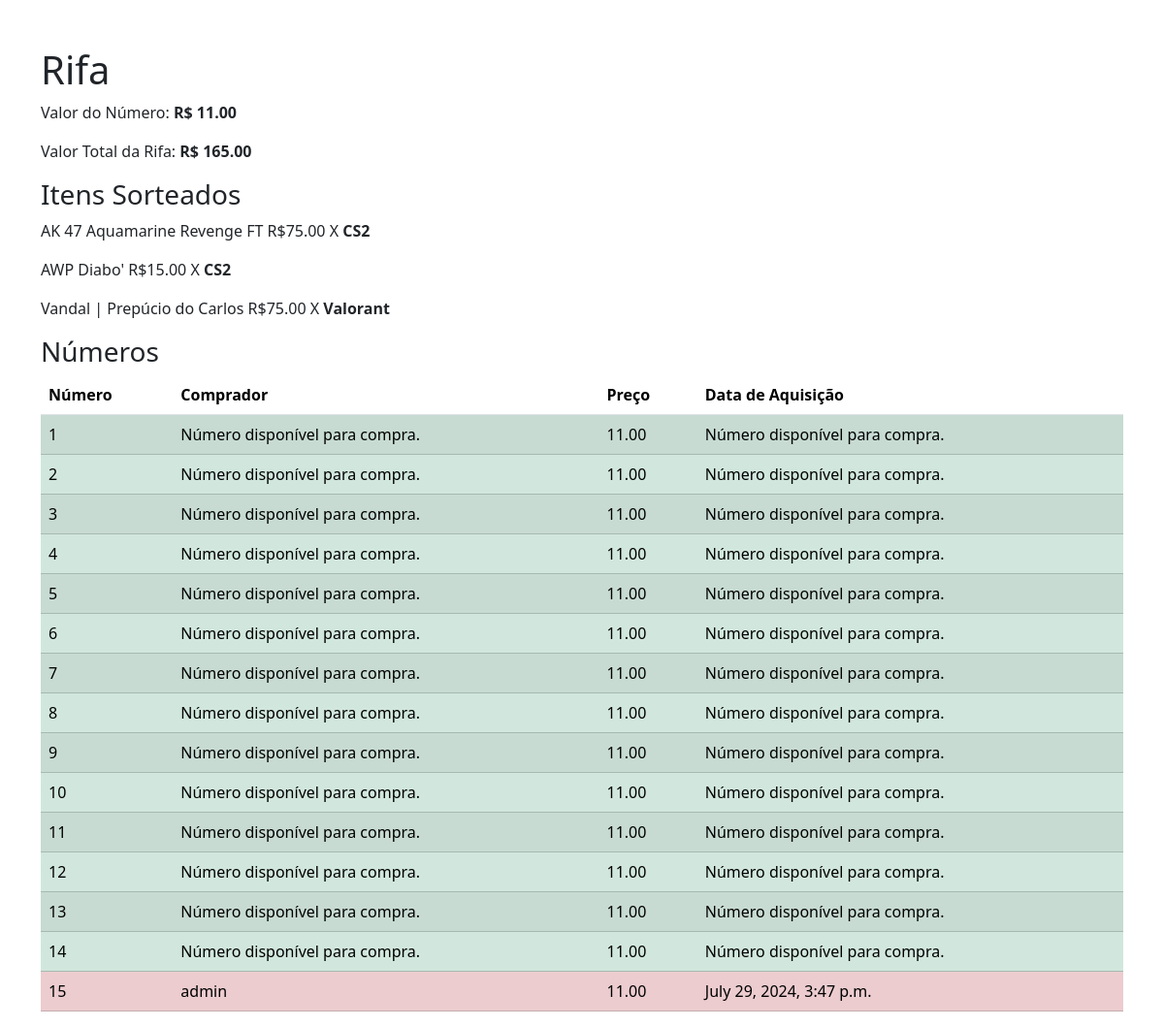
Before: /rifa/43/1 with the older database file.
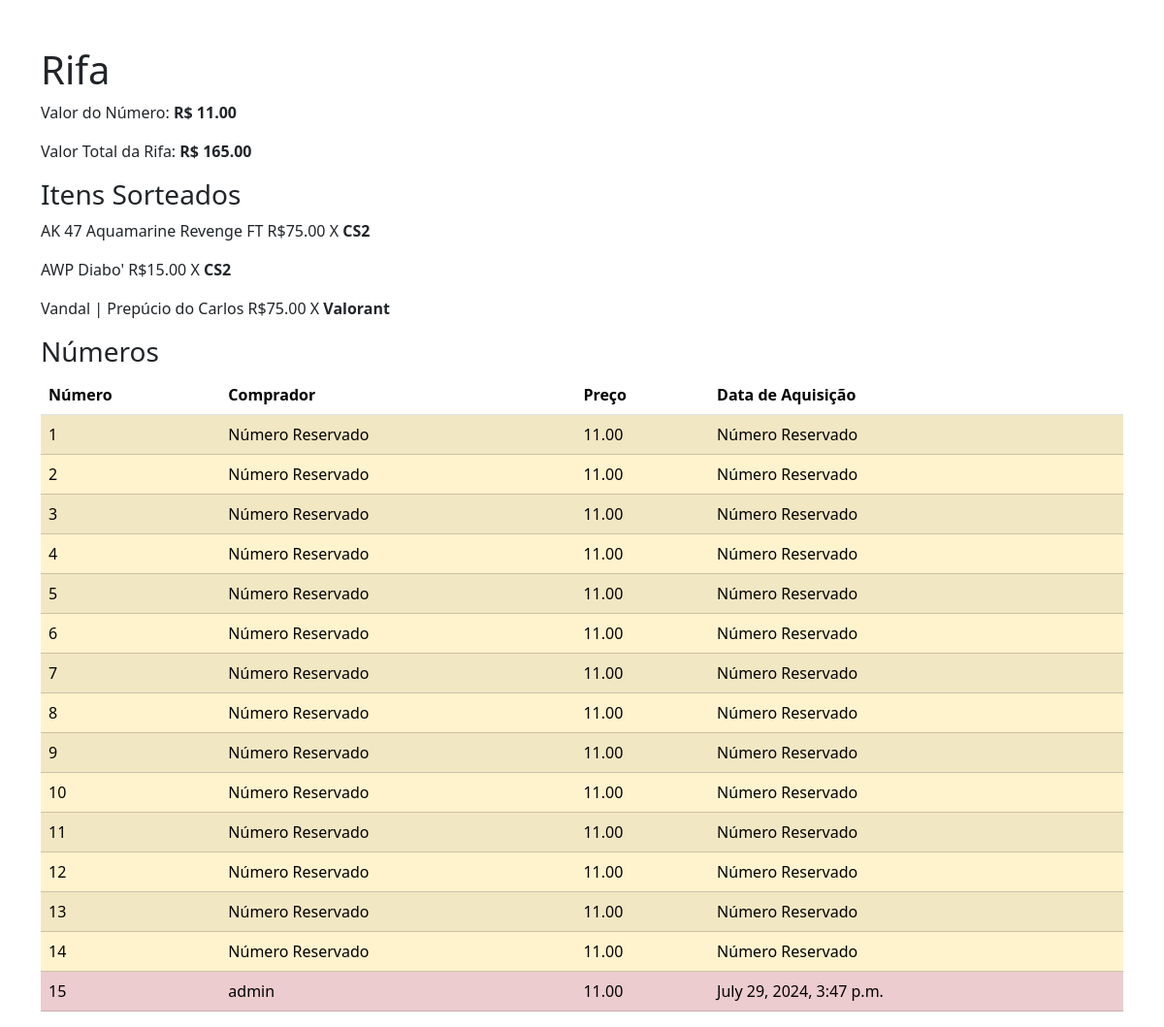
After: the same page with the newer database file.
### rifa/models.py (models this page shows, shortened)
class Rifa(models.Model):
    items = models.ManyToManyField('item.Item', related_name='rifas')
    valor_rifa = models.DecimalField(max_digits=10, decimal_places=2, null=True, blank=True)
    quantidade_numeros = models.IntegerField(null=True, blank=True, default=0)
    numeros = models.ManyToManyField(NumeroVendido, related_name='numeros', null=True, blank=True)
    quantidade_numeros_vendidos = models.IntegerField(null=True, blank=True, default=0)
    valor_numero = models.DecimalField(max_digits=10, decimal_places=2, null=True, blank=True)
    data_inicio = models.DateTimeField(auto_now_add=True)
    ativa = models.BooleanField(default=True)
    numeros_ganhadores = models.ManyToManyField(NumeroVendido, related_name='ganhadores', blank=True)
    arrumado = models.BooleanField(default=False)
    def get_valor_total(self):
        self.valor_rifa = sum(self.items.all().values_list('valor', flat=True))
    def get_valor_numero(self):
        if self.quantidade_numeros > 0:
            self.valor_numero = self.valor_rifa / self.quantidade_numeros
    def get_quantia_numeros_vendidos(self):
        return self.numeros.filter(data_aquisicao__isnull=False).count()
    def save(self, *args, **kwargs):
        if self.pk:
            self.get_valor_total()
            self.get_valor_numero()
            self.quantidade_numeros_vendidos = self.get_quantia_numeros_vendidos()
        super().save(*args, **kwargs)

class NumeroVendido(models.Model):
    numero = models.IntegerField()
    comprador = models.ForeignKey('auth.User', on_delete=models.CASCADE, null=True, blank=True)
    data_aquisicao = models.DateTimeField(blank=True, null=True)
    rifa_relacionada = models.ForeignKey('Rifa', on_delete=models.CASCADE, null=True, blank=True)
    status = models.CharField(
        max_length=1,
        choices=[
            ('D', 'Disponível'),
            ('V', 'Vendido'),
            ('R', 'Reservado'),
        ],
        default='D'
    )

### item/models.py (models this page shows)
class Item(models.Model):
    nome = models.CharField(max_length=255)
    descricao = models.TextField(null=True, blank=True)
    valor = models.DecimalField(max_digits=10, decimal_places=2)
    quantidade = models.IntegerField()
    imagem = models.ImageField(upload_to='item', null=True, blank=True)
    mercado_relacionado = models.CharField(max_length=255)
    def __str__(self):
        return self.nome

### rifa/views.py (the view)
# urls.py: re_path(r'^rifa/(?P<rifa_id>\d+)/(?P<refresh>\d+)?$', views.rifa, name='rifa'),
def rifa(request, rifa_id, refresh=None):
    rifa = get_object_or_404(Rifa, id=rifa_id)
    rifa = Rifa.objects.get(id=rifa_id)
    rifa.save()
    numeros = NumeroVendido.objects.filter(rifa_relacionada=rifa)
    if refresh is None:
        refresh = 0
    return render(request, "rifa/rifa.html", {"rifa": rifa, "Numeros": numeros, 'refresh': refresh})

### rifa/templates/rifa/rifa.html (shortened to what this page needs)
<!DOCTYPE html>
<html lang="pt-br">
<head>
    <link href="https://cdn.jsdelivr.net/npm/bootstrap@5.3.3/dist/css/bootstrap.min.css" rel="stylesheet">
</head>
<body>
    <div class="container mt-5">
        <h1>Rifa</h1>
        <p>Valor do Número: <strong>R$ {{ rifa.valor_numero }} </strong> </p>
        <p>Valor Total da Rifa: <strong> R$ {{ rifa.valor_rifa }} </strong> </p>
        <h3>Itens Sorteados</h3>
        {% for item in rifa.items.all %}
            <p>{{ item }} R$<span>{{ item.valor }}</span> X <strong> {{item.mercado_relacionado}} </strong> </p>
        {% endfor %}
        <h3>Números</h3>
        <table class="table table-striped">
            <thead>
                <tr>
                    <th scope="col">Número</th>
                    <th scope="col">Comprador</th>
                    <th scope="col">Preço</th>
                    <th scope="col">Data de Aquisição</th>
                </tr>
            </thead>
            <tbody>
                {% for numero in Numeros %}
                <tr class="{% if numero.status != 'V' and numero.status != 'R' %}clickable-row{% endif %} {% if numero.status == 'V' %}table-danger{% elif numero.status == 'R' %}table-warning{% else %}table-success{% endif %}"
                    hx-get="{% url 'numero_detail' numero.id %}"
                    hx-target="#itemModal .modal-body"
                    hx-trigger="click"
                    data-bs-toggle="modal"
                    data-bs-target="#itemModal"
                    data-numero-id="{{ numero.id }}">
                    <td>{{ numero.numero }}</td>
                    {% if numero.comprador %}
                        <td>{{ numero.comprador }}</td>
                    {% elif numero.status == 'R' %}
                        <td> Número Reservado </td>
                    {% else %}
                        <td>Número disponível para compra.</td>
                    {% endif %}
                    <td>{{ rifa.valor_numero }}</td>
                    {% if numero.data_aquisicao %}
                        <td>{{ numero.data_aquisicao }}</td>
                    {% elif numero.status == 'R' %}
                        <td> Número Reservado </td>
                    {% else %}
                        <td>Número disponível para compra.</td>
                    {% endif %}
                </tr>
                {% empty %}
                <tr>
                    <td colspan="4" class="text-center">Não há números vendidos</td>
                </tr>
                {% endfor %}
            </tbody>
        </table>
    </div>
</body>
</html>

Changed rows visible on the page:
changed NumeroVendido (number 1 of 15 on the later page): status "Número disponível para compra. Número disponível para compra." → "Número Reservado Número Reservado"
changed NumeroVendido (number 2 of 15 on the later page): status "Número disponível para compra. Número disponível para compra." → "Número Reservado Número Reservado"
changed NumeroVendido (number 3 of 15 on the later page): status "Número disponível para compra. Número disponível para compra." → "Número Reservado Número Reservado"
changed NumeroVendido (number 4 of 15 on the later page): status "Número disponível para compra. Número disponível para compra." → "Número Reservado Número Reservado"
changed NumeroVendido (number 5 of 15 on the later page): status "Número disponível para compra. Número disponível para compra." → "Número Reservado Número Reservado"
changed NumeroVendido (number 6 of 15 on the later page): status "Número disponível para compra. Número disponível para compra." → "Número Reservado Número Reservado"
changed NumeroVendido (number 7 of 15 on the later page): status "Número disponível para compra. Número disponível para compra." → "Número Reservado Número Reservado"
changed NumeroVendido (number 8 of 15 on the later page): status "Número disponível para compra. Número disponível para compra." → "Número Reservado Número Reservado"
changed NumeroVendido (number 9 of 15 on the later page): status "Número disponível para compra. Número disponível para compra." → "Número Reservado Número Reservado"
changed NumeroVendido (number 10 of 15 on the later page): status "Número disponível para compra. Número disponível para compra." → "Número Reservado Número Reservado"
changed NumeroVendido (number 11 of 15 on the later page): status "Número disponível para compra. Número disponível para compra." → "Número Reservado Número Reservado"
changed NumeroVendido (number 12 of 15 on the later page): status "Número disponível para compra. Número disponível para compra." → "Número Reservado Número Reservado"
changed NumeroVendido (number 13 of 15 on the later page): status "Número disponível para compra. Número disponível para compra." → "Número Reservado Número Reservado"
changed NumeroVendido (number 14 of 15 on the later page): status "Número disponível para compra. Número disponível para compra." → "Número Reservado Número Reservado"
